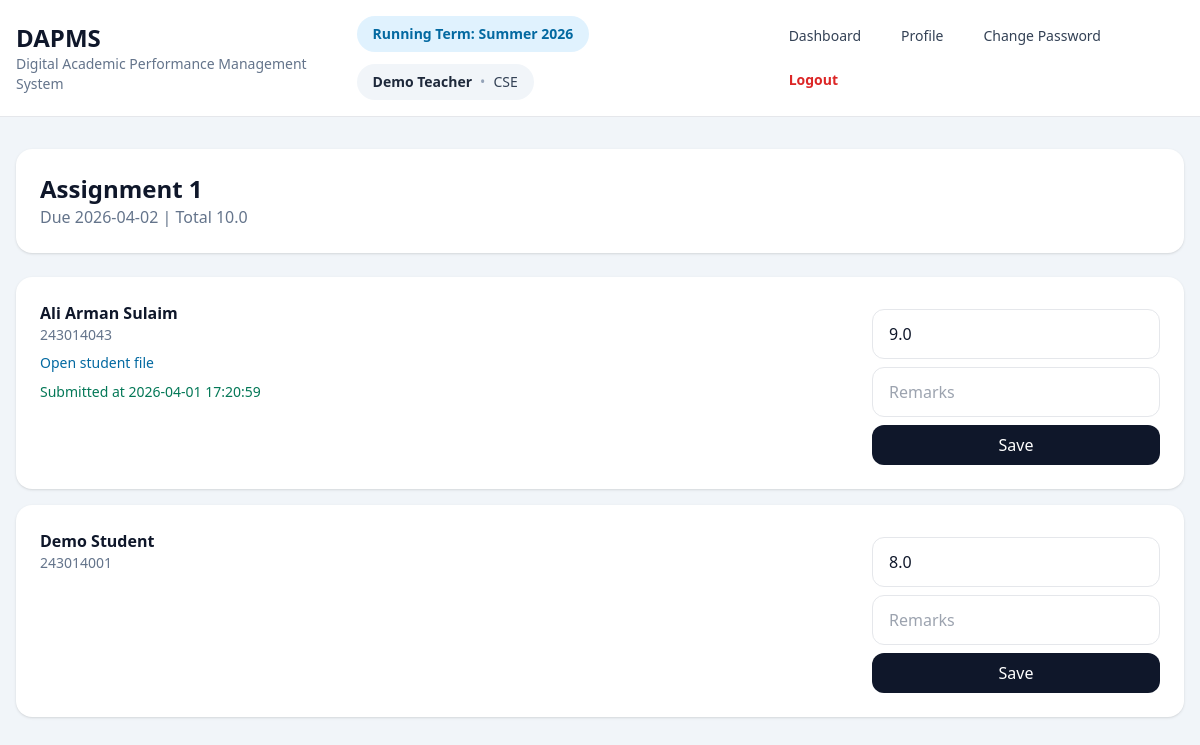
The app's page /teacher/assignment/1/scores (signed in) with its own data.
### tables this page shows
CREATE TABLE terms(
            id INTEGER PRIMARY KEY AUTOINCREMENT,
            name TEXT NOT NULL,
            start_date TEXT NOT NULL,
            end_date TEXT NOT NULL,
            status TEXT NOT NULL DEFAULT 'running'
        , semester TEXT, year INTEGER);

CREATE TABLE users(
            id INTEGER PRIMARY KEY AUTOINCREMENT,
            role TEXT NOT NULL,
            name TEXT NOT NULL,
            email TEXT NOT NULL UNIQUE,
            password_hash TEXT NOT NULL,
            department TEXT NOT NULL
        );

CREATE TABLE assessments(
            id INTEGER PRIMARY KEY AUTOINCREMENT,
            section_id INTEGER NOT NULL,
            type TEXT NOT NULL,
            title TEXT NOT NULL,
            percentage REAL NOT NULL,
            total_marks REAL NOT NULL,
            due_date TEXT,
            allow_submission INTEGER NOT NULL DEFAULT 0, require_file INTEGER NOT NULL DEFAULT 0, description TEXT DEFAULT '', teacher_file_name TEXT DEFAULT '', topic TEXT DEFAULT '', posted_at TEXT,
            FOREIGN KEY(section_id) REFERENCES sections(id) ON DELETE CASCADE
        );

CREATE TABLE submissions(
            id INTEGER PRIMARY KEY AUTOINCREMENT,
            assessment_id INTEGER NOT NULL,
            enrollment_id INTEGER NOT NULL,
            file_name TEXT NOT NULL,
            submitted_at TEXT NOT NULL, student_note TEXT DEFAULT '',
            UNIQUE(assessment_id, enrollment_id),
            FOREIGN KEY(assessment_id) REFERENCES assessments(id) ON DELETE CASCADE,
            FOREIGN KEY(enrollment_id) REFERENCES enrollments(id) ON DELETE CASCADE
        );

CREATE TABLE students(
            user_id INTEGER PRIMARY KEY,
            student_id TEXT NOT NULL UNIQUE,
            admission_term TEXT NOT NULL,
            FOREIGN KEY(user_id) REFERENCES users(id) ON DELETE CASCADE
        );

### app/routes/teacher.py (the view)
@bp.route('/assignment/<int:assessment_id>/scores', methods=['GET', 'POST'])
@role_required('teacher')
def assignment_scores(assessment_id):
    manager = _manager()
    assessment = manager.get_assessment(assessment_id)
    if request.method == 'POST':
        manager.save_assessment_score(assessment_id, int(request.form['enrollment_id']), float(request.form['marks'] or 0), request.form.get('remarks', ''))
        flash('Marks saved', 'success')
        return redirect(url_for('teacher.assignment_scores', assessment_id=assessment_id))
    rows = manager.assessment_score_rows(assessment)
    return render_template('teacher/assignment_scores.html', assessment=assessment.to_dict(), rows=rows)

### app/core/security.py (called while the page is built)
def load_user():
    user_id = session.get('user_id')
    if not user_id:
        g.user = None
        return
    g.user = get_db().execute('SELECT * FROM users WHERE id=?', (user_id,)).fetchone()

def role_required(*roles):
    def decorator(view):
        @wraps(view)
        def wrapped(*args, **kwargs):
            if session.get('role') not in roles:
                return redirect(url_for('auth.login'))
            return view(*args, **kwargs)
        return wrapped
    return decorator

### app/db.py (called while the page is built)
def get_db():
    if 'db' not in g:
        g.db = sqlite3.connect(current_app.config['DATABASE'])
        g.db.row_factory = sqlite3.Row
        g.db.execute('PRAGMA foreign_keys = ON')
    return g.db

### app/managers/teacher_manager.py (called while the page is built)
    def get_assessment(self, assessment_id: int):
        row = self.db.execute('SELECT * FROM assessments WHERE id=?', (assessment_id,)).fetchone()
        return Assessment.from_row(row)

### app/models/base.py (called while the page is built)
    @classmethod
    def from_row(cls, row: Any):
        if row is None:
            return None
        if hasattr(row, 'keys'):
            data = {key: row[key] for key in row.keys() if key in cls.row_fields}
            return cls(**data)
        if isinstance(row, dict):
            data = {key: row[key] for key in cls.row_fields if key in row}
            return cls(**data)
        raise TypeError(f'Unsupported row type for {cls.__name__}: {type(row)!r}')

    def to_dict(self) -> dict[str, Any]:
        return asdict(self)

### app/routes/auth.py (called while the page is built)
@bp.before_app_request
def before():
    load_user()

### app/routes/teacher.py (called while the page is built)
def _manager() -> TeacherManager:
    return TeacherManager(get_db())

### app/templates/teacher/assignment_scores.html
{% extends 'layout.html' %}
{% block content %}
<div class="space-y-6">
  <div class="bg-white rounded-2xl shadow p-6">
    <h2 class="text-2xl font-bold">{{ assessment['title'] }}</h2>
    <div class="text-slate-500">Due {{ assessment['due_date'] or 'Not set' }} | Total {{ assessment['total_marks'] }}</div>
  </div>
  <div class="space-y-4">{% for r in rows %}<div class="bg-white rounded-2xl shadow p-6"><div class="flex justify-between gap-4"><div><div class="font-semibold">{{ r['name'] }}</div><div class="text-sm text-slate-500">{{ r['student_id'] }}</div>{% if r['file_name'] %}<a class="text-sky-700 text-sm inline-block mt-2" href="{{ url_for('uploaded_file', filename=r['file_name']) }}" target="_blank">Open student file</a>{% endif %}{% if r['student_note'] %}<div class="text-sm mt-2">Note: {{ r['student_note'] }}</div>{% endif %}{% if r['submitted_at'] %}<div class="text-sm text-emerald-700 mt-2">Submitted at {{ r['submitted_at'] }}</div>{% endif %}</div><form method="post" class="w-72 space-y-2"><input type="hidden" name="enrollment_id" value="{{ r['enrollment_id'] }}"><input name="marks" type="number" step="0.01" value="{{ r['marks'] }}" class="w-full border rounded-xl px-4 py-3"><input name="remarks" value="{{ r['remarks'] or '' }}" placeholder="Remarks" class="w-full border rounded-xl px-4 py-3"><button class="w-full bg-slate-900 text-white px-4 py-2 rounded-xl">Save</button></form></div></div>{% endfor %}</div>
</div>
{% endblock %}

### app/templates/layout.html (shortened to what this page needs)
<!DOCTYPE html>
<html>
<head>
  <script src="https://cdn.tailwindcss.com"></script>
</head>
<body class="bg-slate-100 text-slate-900 min-h-screen">
  <nav class="bg-white border-b sticky top-0 z-20">
    <div class="max-w-7xl mx-auto px-4 py-4 flex justify-between items-center gap-4">
      <div>
        <h1 class="text-2xl font-bold">DAPMS</h1>
        <p class="text-sm text-slate-500">Digital Academic Performance Management System</p>
      </div>
     <div class="flex flex-col lg:flex-row lg:items-center lg:justify-between gap-4">
  <div class="flex flex-wrap items-center gap-3">
    {% if current_term %}
      <span class="inline-flex items-center px-4 py-2 rounded-full bg-sky-100 text-sky-700 text-sm font-semibold">
        Running Term: {{ current_term['name'] }}
      </span>
    {% endif %}
    {% if current_user %}
      <div class="inline-flex items-center px-4 py-2 rounded-full bg-slate-100 text-slate-700 text-sm">
        <span class="font-semibold text-slate-800">{{ current_user['name'] }}</span>
        {% if current_user['department'] %}
          <span class="mx-2 text-slate-400">•</span>
          <span>{{ current_user['department'] }}</span>
        {% endif %}
      </div>
    {% endif %}
  </div>
  <div class="flex flex-wrap items-center gap-2">
    {% if session.get('role') == 'teacher' %}
      <a href="{{ url_for('teacher.dashboard') }}"
         class="px-4 py-2 rounded-xl text-sm font-medium transition
         {% if request.endpoint == 'teacher.dashboard' %}
           bg-sky-600 text-white font-bold shadow
         {% else %}
           text-slate-700 hover:bg-slate-100 hover:text-sky-700
         {% endif %}">
        Dashboard
      </a>
    {% endif %}
    {% if session.get('user_id') %}
      <a href="{{ url_for('auth.profile') }}"
         class="px-4 py-2 rounded-xl text-sm font-medium transition
         {% if request.endpoint == 'auth.profile' %}
           bg-sky-600 text-white font-bold shadow
         {% else %}
           text-slate-700 hover:bg-slate-100 hover:text-sky-700
         {% endif %}">
        Profile
      </a>
    {% endif %}
    {% if session.get('user_id') %}
      <a href="{{ url_for('auth.change_password') }}"
         class="px-4 py-2 rounded-xl text-sm font-medium transition
         {% if request.endpoint == 'auth.change_password' %}
           bg-sky-600 text-white font-bold shadow
         {% else %}
           text-slate-700 hover:bg-slate-100 hover:text-sky-700
         {% endif %}">
        Change Password
      </a>
    {% endif %}
    {% if session.get('user_id') %}
      <a href="{{ url_for('auth.logout') }}"
         class="px-4 py-2 rounded-xl text-sm font-semibold text-red-600 hover:bg-red-50 hover:text-red-700 transition">
        Logout
      </a>
    {% else %}
      <a href="{{ url_for('auth.forgot_password') }}"
         class="px-4 py-2 rounded-xl text-sm font-medium text-slate-700 hover:bg-slate-100 hover:text-sky-700 transition">
        Forgot Password
      </a>
    {% endif %}
  </div>
</div>
    </div>
  </nav>
  <div class="max-w-7xl mx-auto px-4 py-8">
    {% block content %}{% endblock %}
  </div>
</body>
</html>

### records on screen
terms: name "Summer 2026"
users: name "Demo Teacher", department "CSE"
assessments: title "Assignment 1", due_date "2026-04-02", total_marks "10.0"
submissions: name "Ali Arman Sulaim", student_id "243014043", submitted_at "2026-04-01 17:20:59", marks "9.0"
students: name "Demo Student", student_id "243014001", marks "8.0"
